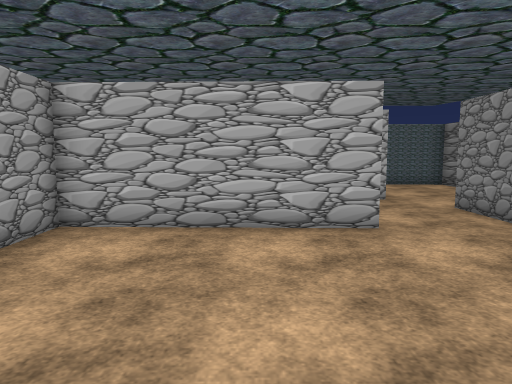
[1] (above)

24 first-person views from a walk through a 3-D level made in the Unity game engine. The camera is 1.4 m above the floor, tilts 6° down and sees 70° across. The floor is counted in squares, 1 m on a side. Each view is taken from the middle of a square. On the plan, view 1 faces up. The plan holds only what a view shows up to about 16 squares ahead; the rest is blank. The player character is not drawn. Some surface patterns are stand-ins.

[2]
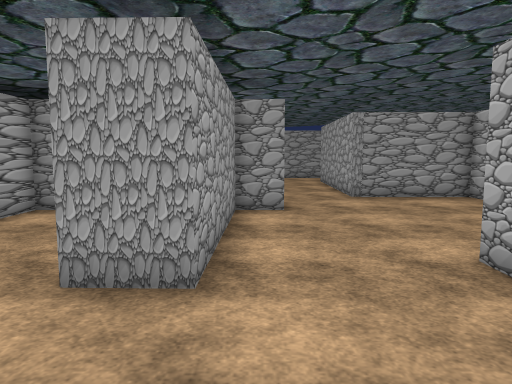

[3]
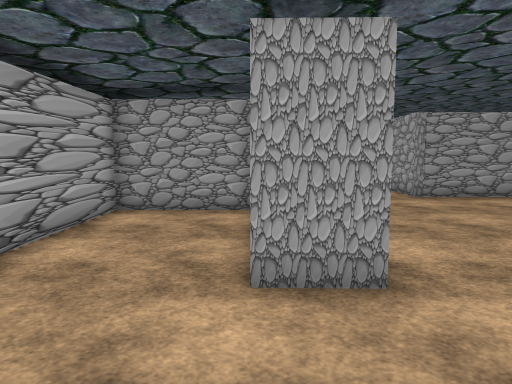

[4]
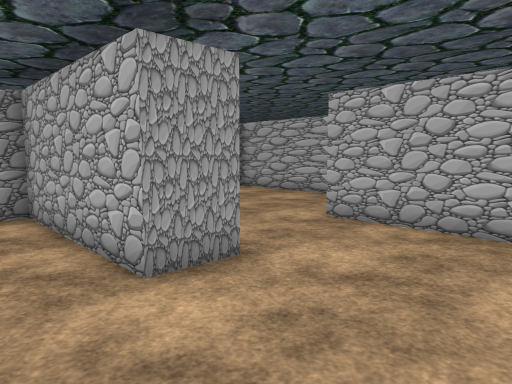

[5]
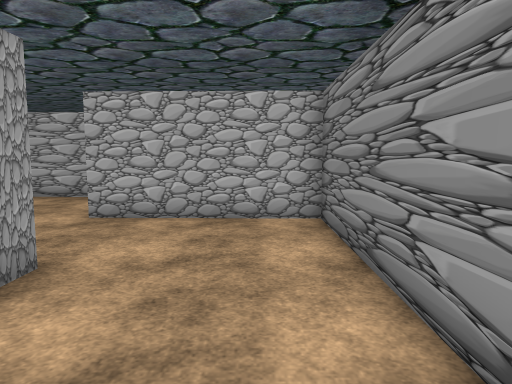

[6]
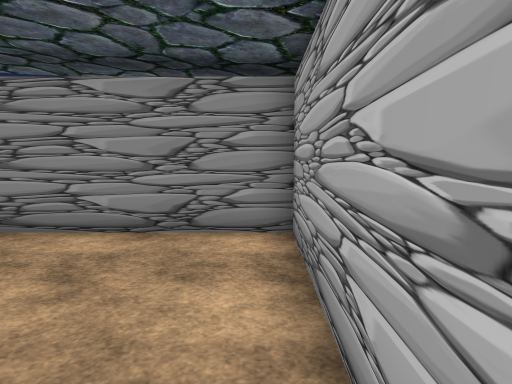

[7]
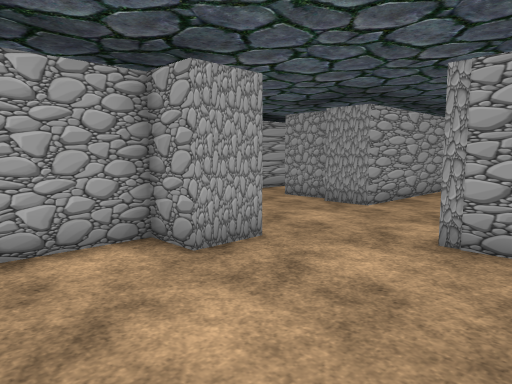

[8]
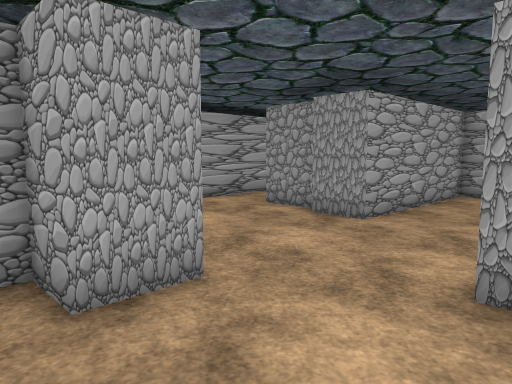

[9]
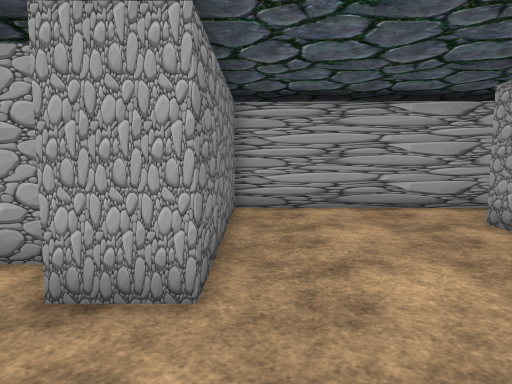

[10]
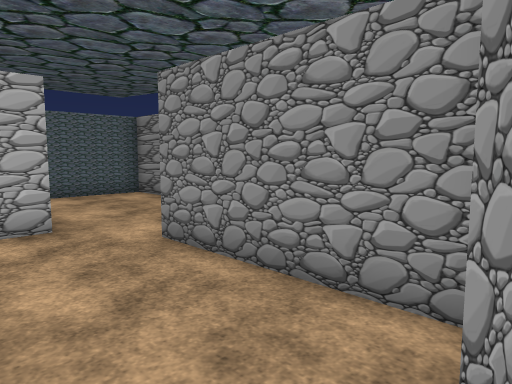

[11]
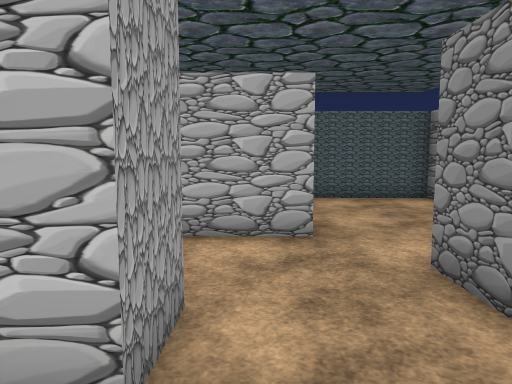

[12]
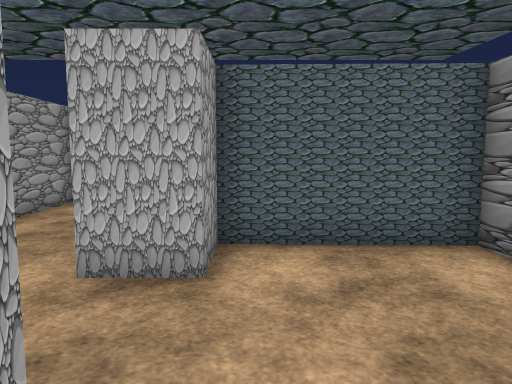

[13]
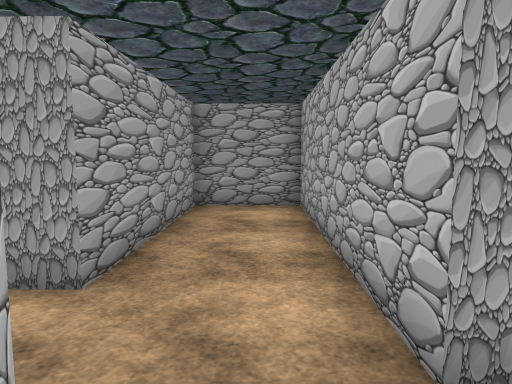

[14]
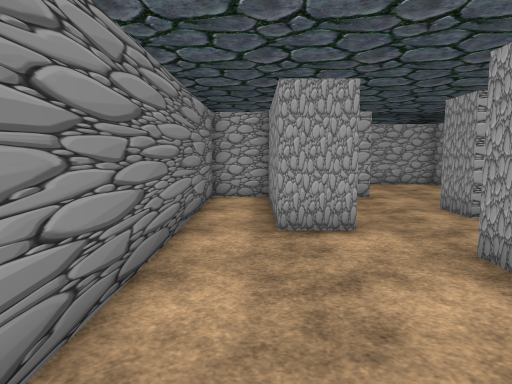

[15]
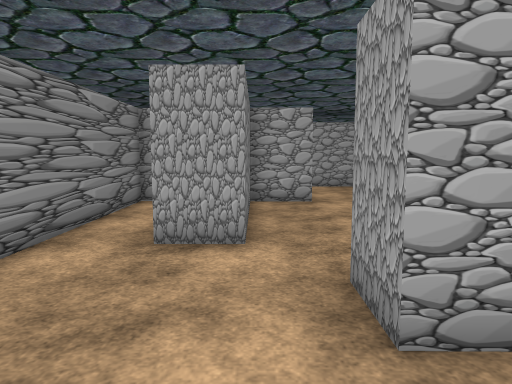

[16]
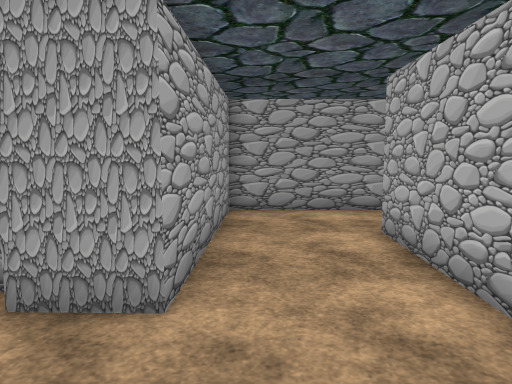

[17]
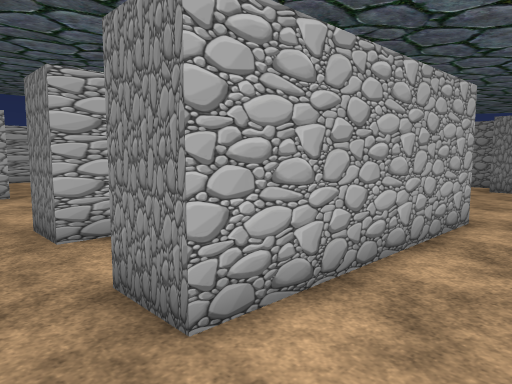

[18]
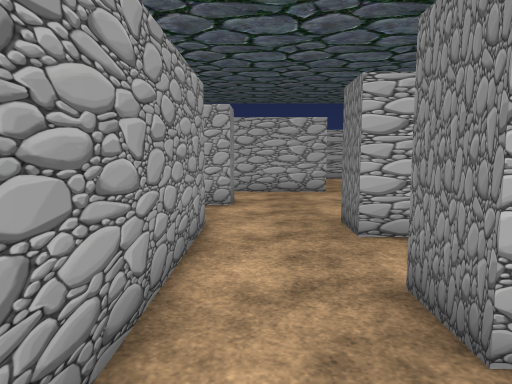

[19]
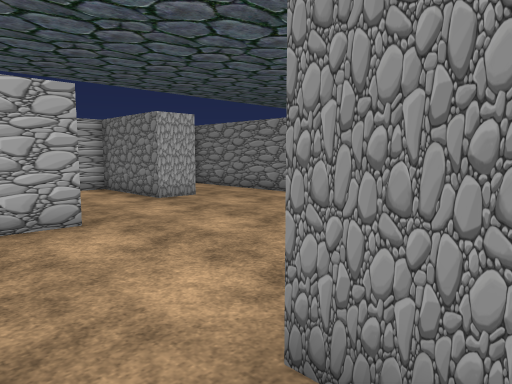

[20]
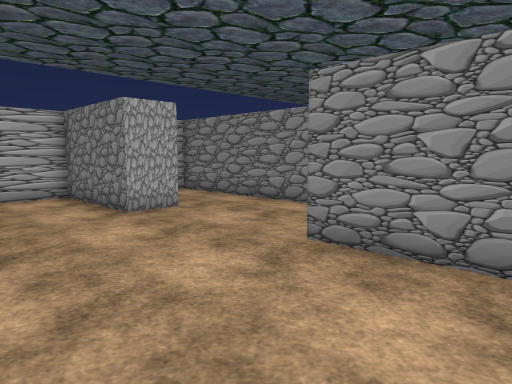

[21]
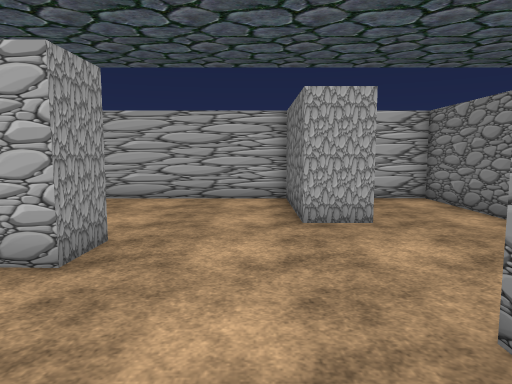

[22]
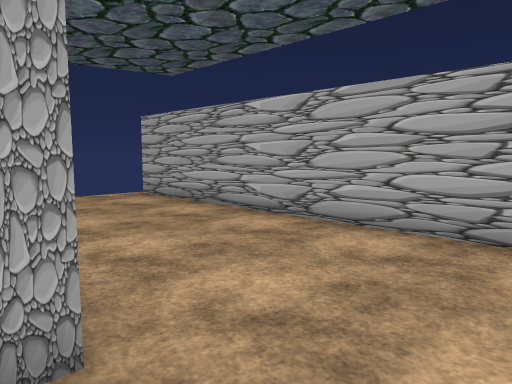

[23]
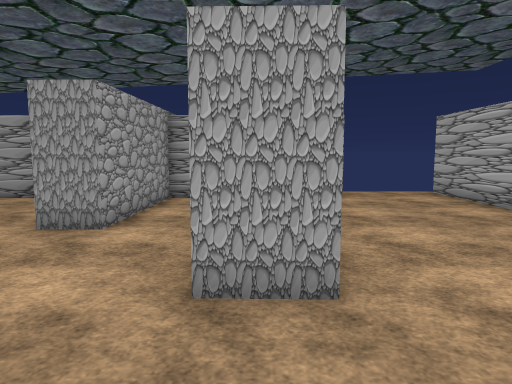

[24]
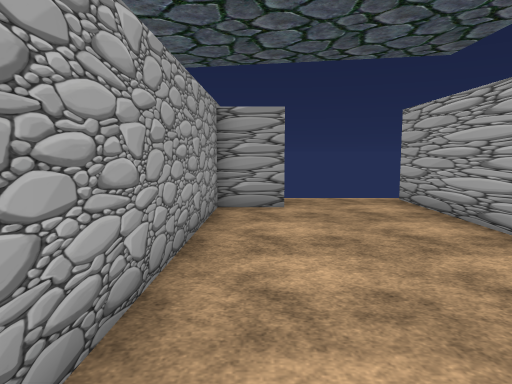

### Floor plan
Points are (right, up) in squares from view 1. A wall is a line through its corners. A room is listed if a view was taken in it or the views show most of it. See-through windows are left out.
Room 1 (views 1, 2, 3, 4, 5, 6, 7, 8, 9, 10, 11)
walls: (3.3, 3.6) (3.4, 4.4) (5.2, 4.3) (5.2, 6.5); (-2.5, 0.7) (-1, 0.7) (-1, -0.5) (4.3, -0.6) (4.3, -2.1) (-1, -1.9) (-1, -5.5) (8.4, -5.7) (8.4, 2.8) (3.3, 2.9); (2.3, 6.8) (-3.8, 6.9) (-3.8, 3.1)
ways out: opening at (-3, 2) to room 3; opening at (3.5, 7.5) to room 5
Room 2 (views 12, 13, 14, 15)
walls: (5.2, 9.4) (6.6, 9.4) (6.6, 4.3) (8.4, 4.2) (8.4, 16.5) (4.4, 16.6) (4.4, 15); (4, 12.5) (4, 11.1)
ways out: opening at (5, 10) to room 5; opening at (3.5, 13.5)
Room 3 (views 16, 17, 18)
walls: (-7.6, -1.5) (-7.6, -3.2); (-3.8, 3.1) (-10.4, 3.3) (-10.3, 4.8); (-8.5, -5.3) (-2.5, -5.5) (-2.5, 0.7); (-9.4, 7.1) (-10.3, 7.1); (-13, 6.4) (-13, 0.3) (-7.1, 0.2) (-7.1, -1.3)
ways out: opening at (-3, 2) to room 1; opening at (-11.5, 7.5) to room 4
Room 4 (views 19, 20, 21, 22, 23, 24)
walls: (-4.5, 17.3) (-6, 17.3) (-6, 21.4) (-19.2, 21.4); (-5.2, 9.8) (-5.2, 12.8); (-1.7, 15.2) (-1.7, 21.4) (-3.4, 21.4); (-13, 8.1) (-13, 6.4); (-10.3, 7.1) (-10.2, 8.5); (-17.5, 13) (-17.5, 12.3) (-12.7, 12.2) (-12.7, 10.9) (-13.4, 10.9); (-17.5, 17.8) (-17.5, 16) (-9.4, 15.8) (-9.4, 14.4) (-12.8, 14.5)
ways out: opening at (-11.5, 7.5) to room 3; opening at (-13.5, 9.5)
Room 5 (no view inside)
walls: (4, 11.1) (-3.8, 11.2) (-3.8, 8.4) (2.3, 8.2) (2.3, 6.8); (5.2, 6.5) (5.2, 9.4)
ways out: opening at (3.5, 7.5) to room 1; opening at (5, 10) to room 2

Positions as (right, up) in squares from view 1, and headings:
1: (0, 0), facing up
2: (8, 0), facing left
3: (8, -2), facing left
4: (8, -4), facing up-left
5: (7, -5), facing up
6: (2, -5), facing right
7: (2, 5), facing down-left
8: (0, 4), facing down-left
9: (-3, 4), facing down
10: (2, 4), facing up-right
11: (3, 5), facing up
12: (5, 11), facing up
13: (6, 10), facing left
14: (7, 16), facing down
15: (5, 15), facing down
16: (-4, 1), facing left
17: (-12, 1), facing up-right
18: (-12, 1), facing up
19: (-12, 7), facing up-right
20: (-10, 9), facing up-right
21: (-7, 10), facing up
22: (-7, 15), facing up-left
23: (-6, 15), facing left
24: (-8, 17), facing left
